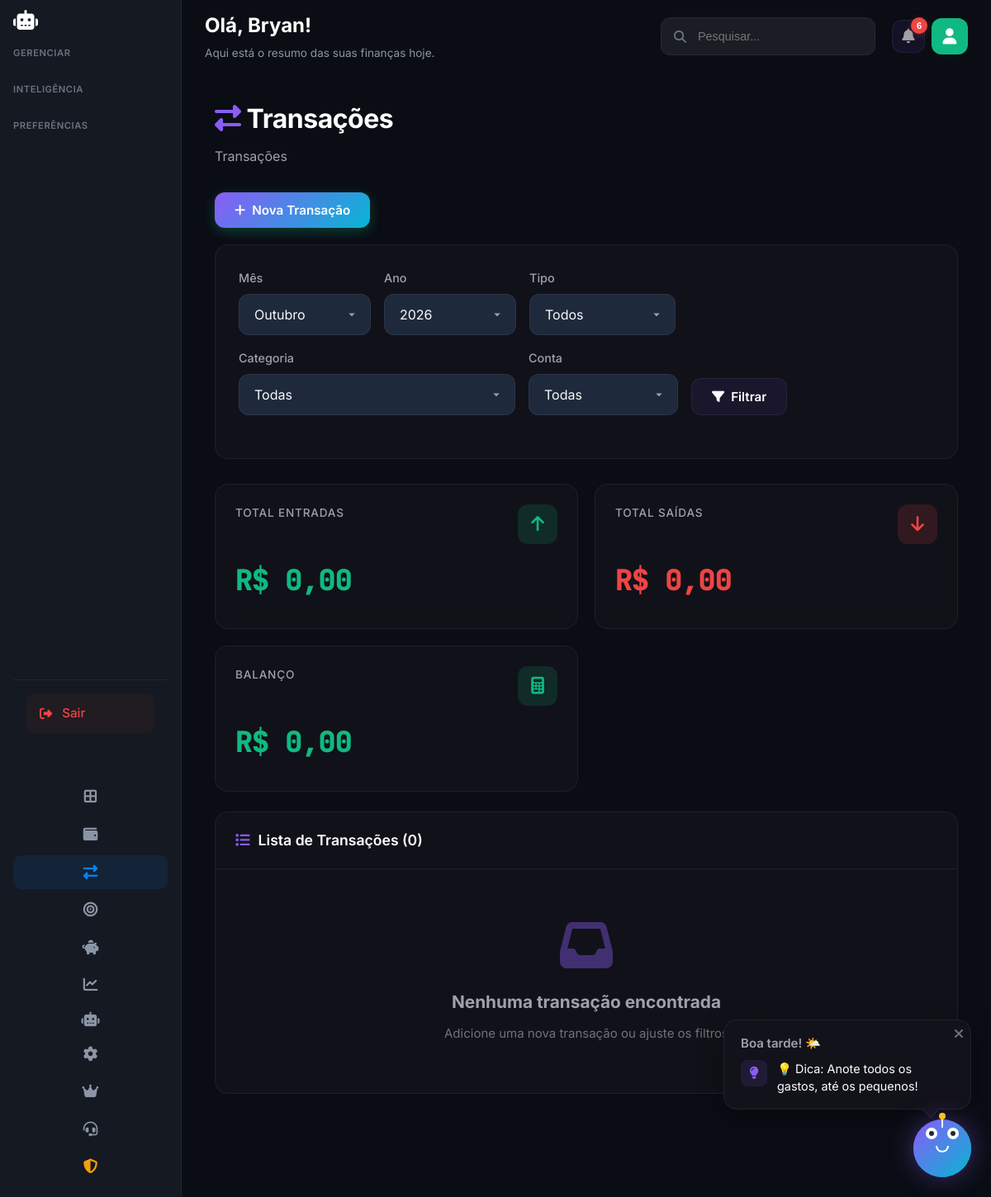
The app's page /transacoes.php (signed in) with its own data.
### tables this page shows
CREATE TABLE `perfis` (
  `id` int(11) NOT NULL AUTO_INCREMENT,
  `usuario_email` varchar(255) NOT NULL,
  `nome` varchar(100) NOT NULL,
  `tipo` enum('pessoal','empresa','familia','outro') DEFAULT 'pessoal',
  `cor` varchar(7) DEFAULT '#6366f1',
  `icone` varchar(50) DEFAULT 'fa-user',
  `ativo` tinyint(1) DEFAULT 1,
  `created_at` timestamp NOT NULL DEFAULT current_timestamp(),
  `limite_mensal` decimal(15,2) DEFAULT 0.00,
  `salario_mensal` decimal(12,2) DEFAULT NULL,
  `horas_trabalho_mes` int(11) DEFAULT 176,
  PRIMARY KEY (`id`),
  KEY `idx_usuario_email` (`usuario_email`)
);

CREATE TABLE `configuracoes` (
  `id` int(11) NOT NULL AUTO_INCREMENT,
  `chave` varchar(50) NOT NULL,
  `valor` text DEFAULT NULL,
  `tipo` enum('string','number','boolean','json') DEFAULT 'string',
  `descricao` varchar(255) DEFAULT NULL,
  `updated_at` timestamp NOT NULL DEFAULT current_timestamp() ON UPDATE current_timestamp(),
  PRIMARY KEY (`id`),
  UNIQUE KEY `chave` (`chave`)
);

### includes/functions.php (called while the page is built, shortened)
<?php
require_once __DIR__ . '/../config/database.php';
require_once __DIR__ . '/perfis.php';
require_once __DIR__ . '/i18n.php';
function listarTransacoes($filtros = [])
{
    global $pdo;
    $sql = "SELECT t.*,
            c.nome as categoria_nome, c.cor as categoria_cor, c.icone as categoria_icone,
            co.nome as conta_nome, co.tipo as conta_tipo, co.cor as conta_cor, co.icone as conta_icone,
            cd.nome as conta_destino_nome
            FROM transacoes t
            LEFT JOIN categorias c ON t.categoria_id = c.id
            LEFT JOIN contas co ON t.conta_id = co.id
            LEFT JOIN contas cd ON t.conta_destino_id = cd.id
            WHERE 1=1";
    $params = [];
    if (!empty($filtros['perfil_ids'])) {
        $perfisIds = is_array($filtros['perfil_ids']) ? $filtros['perfil_ids'] : [$filtros['perfil_ids']];
        $placeholders = implode(',', array_fill(0, count($perfisIds), '?'));
        $sql .= " AND t.perfil_id IN ($placeholders)";
        $params = array_merge($params, $perfisIds);
    } elseif (function_exists('obterPerfisAtivos')) {
        $perfisAtivos = obterPerfisAtivos();
        if (!empty($perfisAtivos)) {
            $placeholders = implode(',', array_fill(0, count($perfisAtivos), '?'));
            $sql .= " AND t.perfil_id IN ($placeholders)";
            $params = array_merge($params, $perfisAtivos);
        }
    }
    if (!empty($filtros['mes'])) {
        $sql .= " AND MONTH(t.data_transacao) = ?";
        $params[] = $filtros['mes'];
    }
    if (!empty($filtros['ano'])) {
        $sql .= " AND YEAR(t.data_transacao) = ?";
        $params[] = $filtros['ano'];
    }
    $sql .= " ORDER BY t.data_transacao DESC, t.id DESC";
    $stmt = $pdo->prepare($sql);
    $stmt->execute($params);
    return $stmt->fetchAll();
}
function obterConfiguracao($chave, $padrao = null)
{
    global $pdo;
    $stmt = $pdo->prepare("SELECT valor, tipo FROM configuracoes WHERE chave = ?");
    $stmt->execute([$chave]);
    $resultado = $stmt->fetch();
    switch ($resultado['tipo']) {
        case 'boolean':
            return $resultado['valor'] === 'true';
        default:
            return $resultado['valor'];
    }
}
function getMeses()
{
    return [
        1 => 'Janeiro',
        2 => 'Fevereiro',
        3 => 'Março',
        4 => 'Abril',
        5 => 'Maio',
        6 => 'Junho',
        7 => 'Julho',
        8 => 'Agosto',
        9 => 'Setembro',
        10 => 'Outubro',
        11 => 'Novembro',
        12 => 'Dezembro'
    ];
}

### includes/i18n.php (called while the page is built, shortened)
<?php
function getMoedasDisponiveis()
{
    return [
        'BRL' => ['simbolo' => 'R$', 'nome' => 'Real Brasileiro', 'decimal' => ',', 'milhares' => '.'],
        'USD' => ['simbolo' => '$', 'nome' => 'US Dollar', 'decimal' => '.', 'milhares' => ','],
        'EUR' => ['simbolo' => '€', 'nome' => 'Euro', 'decimal' => ',', 'milhares' => '.']
    ];
}
function getMoedaAtual()
{
    $moeda = $_SESSION['moeda'] ?? obterConfiguracao('moeda', 'BRL');
    $moedas = getMoedasDisponiveis();
    return $moedas[$moeda] ?? $moedas['BRL'];
}
function getIdiomaAtual()
{
    return $_SESSION['idioma'] ?? obterConfiguracao('idioma', 'pt');
}
function formatarMoeda($valor)
{
    $moeda = getMoedaAtual();
    $valor = floatval($valor);
    $formatado = number_format(
        abs($valor),
        2,
        $moeda['decimal'],
        $moeda['milhares']
    );
    $prefixo = $valor < 0 ? '-' : '';
    return $prefixo . $moeda['simbolo'] . ' ' . $formatado;
}
function getTraducoes($idioma = null)
{
    $idioma = $idioma ?: getIdiomaAtual();
    return $traducoes[$idioma] ?? $traducoes['pt'];
}
function __($chave, $idioma = null)
{
    $traducoes = getTraducoes($idioma);
    return $traducoes[$chave] ?? $chave;
}

### includes/perfis.php (called while the page is built, shortened)
<?php
function listarPerfis($email = null)
{
    global $pdo;
    if (!$email && isset($_SESSION['usuario_email'])) {
        $email = $_SESSION['usuario_email'];
    }
    $stmt = $pdo->prepare("SELECT * FROM perfis WHERE usuario_email = ? AND ativo = 1 ORDER BY created_at ASC");
    $stmt->execute([$email]);
    return $stmt->fetchAll();
}
function obterPerfil($id)
{
    global $pdo;
    $stmt = $pdo->prepare("SELECT * FROM perfis WHERE id = ?");
    $stmt->execute([$id]);
    return $stmt->fetch();
}
function obterPerfilAtual()
{
    if (isset($_SESSION['perfil_id'])) {
        $perfil = obterPerfil($_SESSION['perfil_id']);
        if ($perfil) {
            return $perfil;
        }
    }
    $email = $_SESSION['usuario_email'] ?? null;
    $perfis = listarPerfis($email);
    return $perfis[0];
}
function autoProvisionarPerfil($perfilId)
{
    $chave = 'provisioned_' . $perfilId;
    if (!empty($_SESSION[$chave]))
        return;
}
function isModoConsolidado()
{
    return isset($_SESSION['modo_consolidado']) && $_SESSION['modo_consolidado'] === true;
}
function obterPerfisAtivos()
{
    $perfilAtual = obterPerfilAtual();
    return $perfilAtual ? [$perfilAtual['id']] : [];
}

### transacoes.php (the view, shortened to what this page needs)
<?php
require_once 'includes/header.php';
$mes = isset($_GET['mes']) ? intval($_GET['mes']) : date('m');
$ano = isset($_GET['ano']) ? intval($_GET['ano']) : date('Y');
$filtros = ['mes' => $mes, 'ano' => $ano];
$transacoes = listarTransacoes($filtros);
$meses = getMeses();
$totalEntradas = 0;
$totalSaidas = 0;
?>
<div class="page-header">
    <h1><i class="fas fa-exchange-alt" style="color: var(--fm-primary);"></i> <?= __('transacoes') ?></h1>
    <p><?= __('transacoes') ?></p>
</div>
<div style="margin-bottom: 20px;">
    <button onclick="novaTransacao()" class="btn btn-primary">
        <i class="fas fa-plus"></i> <?= __('nova_transacao') ?>
    </button>
</div>
<div class="form-card">
    <form method="GET" class="filters-bar">
        <div class="form-group">
            <label><?= __('mes') ?></label>
            <select name="mes" class="form-control">
                <?php foreach ($meses as $num => $nome): ?>
                    <option value="<?= $num ?>" <?= $num == $mes ? 'selected' : '' ?>><?= $nome ?></option>
                <?php endforeach; ?>
            </select>
        </div>
        <div class="form-group">
            <label><?= __('ano') ?></label>
            <select name="ano" class="form-control">
                <?php for ($a = date('Y') + 1; $a >= date('Y') - 5; $a--): ?>
                    <option value="<?= $a ?>" <?= $a == $ano ? 'selected' : '' ?>><?= $a ?></option>
                <?php endfor; ?>
            </select>
        </div>
        <div class="form-group">
            <label><?= __('tipo') ?></label>
            <select name="tipo" class="form-control">
                <option value=""><?= __('todos') ?></option>
            </select>
        </div>
        <div class="form-group">
            <label><?= __('categoria') ?></label>
            <select name="categoria" class="form-control">
                <option value=""><?= __('todas') ?></option>
            </select>
        </div>
        <div class="form-group">
            <label><?= __('conta') ?></label>
            <select name="conta" class="form-control">
                <option value=""><?= __('todas') ?></option>
            </select>
        </div>
        <div class="form-group">
            <button type="submit" class="btn btn-secondary">
                <i class="fas fa-filter"></i> <?= __('filtrar') ?>
            </button>
        </div>
    </form>
</div>
<div class="summary-cards" style="margin-bottom: 24px;">
    <div class="card">
        <div class="card-header">
            <span class="card-title">Total Entradas</span>
            <div class="card-icon success">
                <i class="fas fa-arrow-up"></i>
            </div>
        </div>
        <div class="card-value success"><?= formatarMoeda($totalEntradas) ?></div>
    </div>
    <div class="card">
        <div class="card-header">
            <span class="card-title">Total Saídas</span>
            <div class="card-icon danger">
                <i class="fas fa-arrow-down"></i>
            </div>
        </div>
        <div class="card-value danger"><?= formatarMoeda($totalSaidas) ?></div>
    </div>
    <div class="card">
        <div class="card-header">
            <span class="card-title">Balanço</span>
            <div class="card-icon <?= ($totalEntradas - $totalSaidas) >= 0 ? 'success' : 'danger' ?>">
                <i class="fas fa-calculator"></i>
            </div>
        </div>
        <div class="card-value <?= ($totalEntradas - $totalSaidas) >= 0 ? 'success' : 'danger' ?>">
            <?= formatarMoeda($totalEntradas - $totalSaidas) ?>
        </div>
    </div>
</div>
<div class="table-card">
    <div class="table-header">
        <h3><i class="fas fa-list"></i> Lista de Transações (<?= count($transacoes) ?>)</h3>
    </div>
    <div class="table-wrapper">
        <?php if (empty($transacoes)): ?>
            <div class="empty-state">
                <i class="fas fa-inbox"></i>
                <h4>Nenhuma transação encontrada</h4>
                <p>Adicione uma nova transação ou ajuste os filtros</p>
            </div>
        <?php endif; ?>
    </div>
</div>
</main>
</body>
</html>

### assets/css/behavioral.css (style rules this page uses)
@media (max-width: 1400px) { .summary-cards { grid-template-columns: repeat(2, 1fr); } }

### records on screen
configuracoes: valor "R$ 0,00", formatarMoeda($totalEntradas-$totalSaidas) "R$ 0,00"

### other values on screen
explode(' ', $_SESSION['usuario_nome'] ?? 'Visitante')[0] "Bryan"
$alertasNaoLidos "6"
$finbotMensagem['saudacao'] "Boa tarde! 🌤️"
$msg['texto'] "💡 Dica: Anote todos os gastos, até os pequenos!"
__('transacoes') "Transações"
__('nova_transacao') "Nova Transação"
__('mes') "Mês"
__('ano') "Ano"
__('tipo') "Tipo"
__('categoria') "Categoria"
__('conta') "Conta"
__('filtrar') "Filtrar"
count($transacoes) "0"
form field mes "Outubro"
form field ano "2026"
